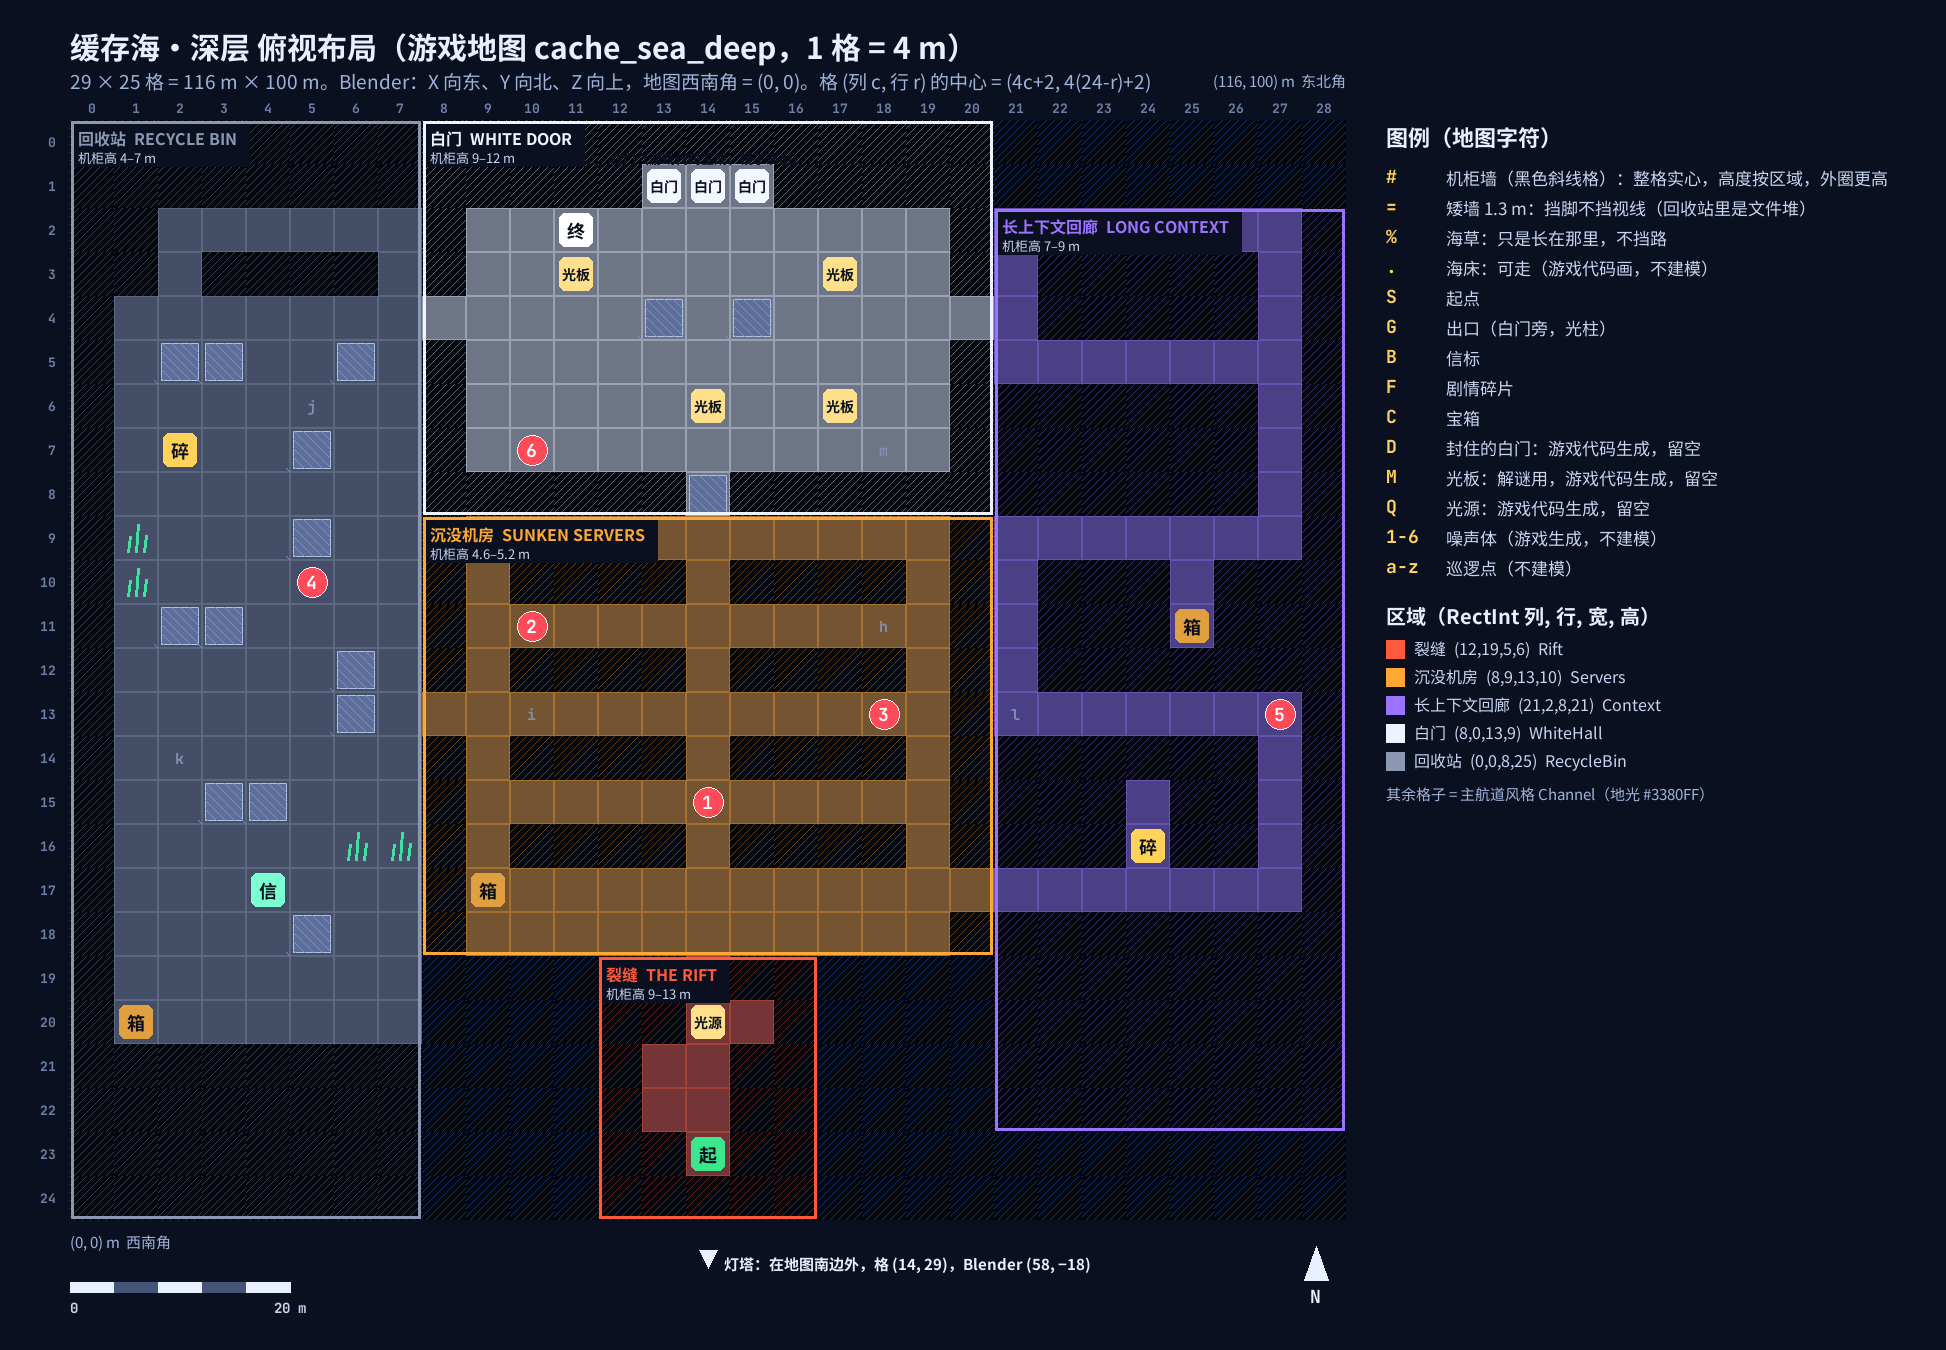

This figure's Python source:
import re, sys
from PIL import Image, ImageDraw, ImageFont
ROOT = "/Volumes/OpenClawSSD/System prompt"
src = open(f"{ROOT}/game/Assets/SystemPrompt/Scripts/Dungeon/DungeonData.cs", encoding="utf-8").read()
block = src[src.index('["cache_sea_deep"]'):src.index('public static DungeonDef Get')]
rows = re.findall(r'^\s*"([#.=%A-Za-z0-9]+)",\s*$', block[block.index("Map = new[]"):block.index("Zones")], re.M)
H, W = len(rows), len(rows[0])
assert all(len(r) == W for r in rows), [len(r) for r in rows]
zones = []
for m in re.finditer(r'Name = "([^"]+)", Tag = "([^"]+)", Cells = new RectInt\((\d+), (\d+), (\d+), (\d+)\), Style = ZoneStyle\.(\w+)', block):
    n, t, x, y, w, h, s = m.groups(); zones.append((n, t, int(x), int(y), int(w), int(h), s))
look = {"Rift": "#FF5A3C", "Servers": "#FFA733", "RecycleBin": "#8A98B2", "Context": "#9A73FF", "WhiteHall": "#EEF4FF", "Channel": "#3380FF"}
heights = {"Rift": (9, 13), "Servers": (4.6, 5.2), "RecycleBin": (4, 7), "Context": (7, 9), "WhiteHall": (9, 12), "Channel": (5.6, 8.2)}
def zone_at(x, y):
    for z in zones:
        if z[2] <= x < z[2] + z[4] and z[3] <= y < z[3] + z[5]: return z
    return None
def hexc(h, a=255): h = h.lstrip("#"); return tuple(int(h[i:i+2], 16) for i in (0, 2, 4)) + (a,)
def mix(c1, c2, t): return tuple(int(c1[i] * (1 - t) + c2[i] * t) for i in range(3)) + (255,)
F = f"{ROOT}/game/Assets/SystemPrompt/Resources/Fonts/"
fB = lambda s: ImageFont.truetype(F + "NotoSansSC-Bold.ttf", s)
fR = lambda s: ImageFont.truetype(F + "NotoSansSC-Regular.ttf", s)
fM = lambda s: ImageFont.truetype(F + "JetBrainsMono-Bold.ttf", s)
C = 44; ML, MT = 70, 120; LW = 560
img = Image.new("RGBA", (ML + W * C + 40 + LW, MT + H * C + 130), hexc("#0B1020"))
d = ImageDraw.Draw(img, "RGBA")
d.text((ML, 24), "缓存海·深层 俯视布局（游戏地图 cache_sea_deep，1 格 = 4 m）", font=fB(30), fill=hexc("#E8F0FF"))
d.text((ML, 66), f"{W} × {H} 格 = {W*4} m × {H*4} m。Blender：X 向东、Y 向北、Z 向上，地图西南角 = (0, 0)。格 (列 c, 行 r) 的中心 = (4c+2, 4({H-1}-r)+2)", font=fR(19), fill=hexc("#9FB3D9"))
base = hexc("#121A30"); wallc = hexc("#26324F")
for y in range(H):
    for x in range(W):
        ch = rows[y][x]; z = zone_at(x, y); zc = hexc(look[z[6]] if z else look["Channel"])
        x0, y0 = ML + x * C, MT + y * C; box = (x0, y0, x0 + C - 1, y0 + C - 1)
        if ch == "#":
            d.rectangle(box, fill=hexc("#05070E"))
            for k in range(0, 2 * C, 8): d.line((x0 + max(0, k - C), y0 + min(C - 1, k), x0 + min(C - 1, k), y0 + max(0, k - C)), fill=mix(hexc("#05070E"), zc, 0.38), width=1)
        else:
            d.rectangle(box, fill=mix(base, zc, 0.42))
            d.rectangle(box, outline=mix(base, zc, 0.62))
        cx, cy = x0 + C / 2, y0 + C / 2
        if ch == "=":
            d.rectangle((x0 + 3, y0 + 3, x0 + C - 4, y0 + C - 4), fill=hexc("#5C6E99"), outline=hexc("#AFC0E6"))
            for k in range(-C, C, 9): d.line((x0 + 3 + max(0, k), y0 + 3 + max(0, -k), x0 + 3 + min(C - 7, k + C - 7), y0 + 3 + min(C - 7, C - 7 - k)), fill=hexc("#7F92BF"))
        elif ch == "%":
            for dx, dy in ((-8, 6), (0, -6), (8, 5)): d.line((cx + dx, cy + 14, cx + dx + 2, cy + dy - 8), fill=hexc("#3FE0A0"), width=3)
        elif ch == "L":
            d.rectangle(box, fill=hexc("#E8F0FF"))
        elif ch in "SGBFCDMQ" or ch.isdigit():
            spec = {"S": ("#3CE68C", "起"), "G": ("#FFFFFF", "终"), "B": ("#7BFFD2", "信"), "F": ("#FFD25A", "碎"), "C": ("#E0A040", "箱"),
                    "D": ("#F4F7FF", "白门"), "M": ("#FFE08A", "光板"), "Q": ("#FFE08A", "光源")}
            col, lab = spec.get(ch, ("#FF5A64", ch))
            if ch == "X":
                d.rectangle((x0 + 2, cy - 7, x0 + C - 3, cy + 7), fill=hexc(col)); d.rectangle((cx - 7, y0 + 2, cx + 7, y0 + C - 3), fill=hexc(col, 120))
            elif ch.isdigit():
                d.ellipse((cx - 15, cy - 15, cx + 15, cy + 15), fill=hexc("#FF4A5A"), outline=hexc("#FFFFFF")); d.text((cx, cy), ch, font=fM(18), fill=hexc("#FFFFFF"), anchor="mm")
            else:
                d.rounded_rectangle((x0 + 5, y0 + 5, x0 + C - 6, y0 + C - 6), 6, fill=hexc(col, 230))
                d.text((cx, cy), lab, font=fB(14 if len(lab) > 1 else 18), fill=hexc("#0B1020"), anchor="mm")
        elif ch.islower():
            d.text((cx, cy), ch, font=fM(15), fill=hexc("#8090B0"), anchor="mm")
# the lighthouse stands outside the map, 6 cells south of the bottom edge (LighthouseCell = (14, 29))
px = ML + 14.5 * C; py = MT + H * C + 30
d.polygon([(px, py + 18), (px - 9, py), (px + 9, py)], fill=hexc("#E8F0FF"))
d.text((px + 16, py + 2), "灯塔：在地图南边外，格 (14, 29)，Blender (58, −18)", font=fB(15), fill=hexc("#E8F0FF"))
# zone outlines and names
for n, t, x, y, w, h, s in zones:
    col = hexc(look[s])
    d.rectangle((ML + x * C + 1, MT + y * C + 1, ML + (x + w) * C - 2, MT + (y + h) * C - 2), outline=col, width=3)
    lo, hi = heights[s]
    lab = f"{n}  {t}"; sub = f"机柜高 {lo:g}–{hi:g} m"
    tx, ty = ML + x * C + 8, MT + y * C + 6
    tw = max(d.textlength(lab, font=fB(16)), d.textlength(sub, font=fR(13))) + 12
    d.rectangle((tx - 4, ty - 2, tx + tw, ty + 40), fill=hexc("#0B1020", 215))
    d.text((tx, ty), lab, font=fB(16), fill=col); d.text((tx, ty + 21), sub, font=fR(13), fill=hexc("#C8D4F0"))
# notes
d.text((ML + 14 * C + C / 2, MT + 1 * C - 6), "白门（游戏代码生成，镜子演出）", font=fB(13), fill=hexc("#0B1020"), anchor="mm")
# column/row indices and world coords
for x in range(W): d.text((ML + x * C + C / 2, MT - 12), str(x), font=fM(13), fill=hexc("#6F80A8"), anchor="mm")
for y in range(H): d.text((ML - 14, MT + y * C + C / 2), str(y), font=fM(13), fill=hexc("#6F80A8"), anchor="rm")
d.text((ML, MT + H * C + 10), "(0, 0) m  西南角", font=fR(15), fill=hexc("#9FB3D9"))
d.text((ML + W * C, MT - 30), f"({W*4}, {H*4}) m  东北角", font=fR(15), fill=hexc("#9FB3D9"), anchor="rb")
# scale bar
sx, sy = ML, MT + H * C + 62
for i in range(5):
    d.rectangle((sx + i * C, sy, sx + (i + 1) * C, sy + 10), fill=hexc("#E8F0FF" if i % 2 == 0 else "#445577"))
d.text((sx, sy + 16), "0", font=fM(14), fill=hexc("#C8D4F0")); d.text((sx + 5 * C, sy + 16), "20 m", font=fM(14), fill=hexc("#C8D4F0"), anchor="ma")
# north arrow
nx, ny = ML + W * C - 30, MT + H * C + 60
d.polygon([(nx, ny - 34), (nx - 12, ny), (nx + 12, ny)], fill=hexc("#E8F0FF")); d.text((nx, ny + 4), "N", font=fM(18), fill=hexc("#E8F0FF"), anchor="ma")
# legend
gx, gy = ML + W * C + 40, MT
d.text((gx, gy), "图例（地图字符）", font=fB(22), fill=hexc("#E8F0FF")); gy += 44
items = [
    ("#", "机柜墙（黑色斜线格）：整格实心，高度按区域，外圈更高"),
    ("=", "矮墙 1.3 m：挡脚不挡视线（回收站里是文件堆）"),
    ("%", "海草：只是长在那里，不挡路"),
    (".", "海床：可走（游戏代码画，不建模）"),
    ("S", "起点"), ("G", "出口（白门旁，光柱）"), ("B", "信标"),
    ("F", "剧情碎片"), ("C", "宝箱"),
    ("D", "封住的白门：游戏代码生成，留空"), ("M", "光板：解谜用，游戏代码生成，留空"),
    ("Q", "光源：游戏代码生成，留空"),
    ("1-6", "噪声体（游戏生成，不建模）"), ("a-z", "巡逻点（不建模）"),
]
for k, v in items:
    d.text((gx, gy), k, font=fM(18), fill=hexc("#FFD25A")); d.text((gx + 60, gy + 1), v, font=fR(17), fill=hexc("#C8D4F0")); gy += 30
gy += 16
d.text((gx, gy), "区域（RectInt 列, 行, 宽, 高）", font=fB(20), fill=hexc("#E8F0FF")); gy += 36
for n, t, x, y, w, h, s in zones:
    d.rectangle((gx, gy + 4, gx + 18, gy + 22), fill=hexc(look[s]))
    d.text((gx + 28, gy), f"{n}  ({x},{y},{w},{h})  {s}", font=fR(16), fill=hexc("#C8D4F0")); gy += 28
d.text((gx, gy + 6), "其余格子 = 主航道风格 Channel（地光 #3380FF）", font=fR(15), fill=hexc("#9FB3D9"))
out = sys.argv[1] if len(sys.argv) > 1 else __file__.replace(".py", ".png")
img.convert("RGB").save(out, optimize=True)
print(out, img.size, W, H, len(zones))
